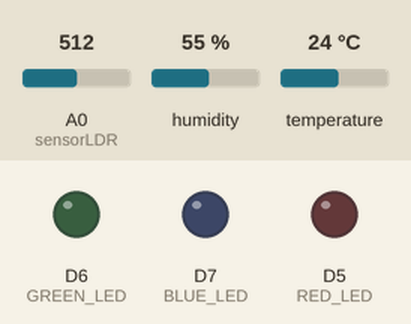
The program below on a simulated ESP8266 (NodeMCU). On the bench: output pins drawn as LEDs (lit = HIGH). The inputs (shaded band) are chosen by the test bench; at power-on: A0 (sensorLDR) = 512, humidity 55 %, temperature 24 °C. WiFi joins after 1.5 s; servers stay silent unless stated; what the program prints to the serial monitor is not drawn.

Above: at 0.1 s.
At 3.8 s:
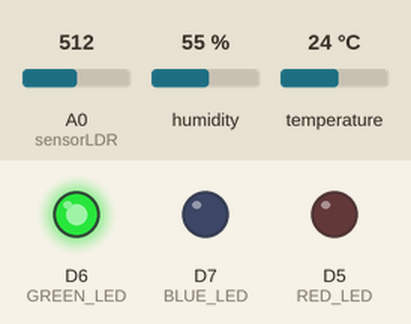
Timing chart, 0 to 5.3 s (numbered marks = the images above):
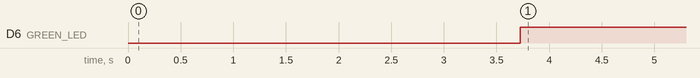

The program:

main.cpp
```cpp
#include <Arduino.h>
#include <ESP8266WiFi.h>

#define RED_LED D5   // led warna merah
#define GREEN_LED D6 // led warna hijau
#define BLUE_LED D7  // led warnah biru

const char *ssid = "JTI-POLINEMA";   // nama SSID untuk koneksi Anda
const char *password = "jtifast!";   // password akses point WIFI Anda
const uint16_t port = 2004;          // diganti dengan port serve Anda
const char *host = "192.168.67.147"; // diganti dengan host server Anda, bisa ip ataupun domain

#include <SimpleDHT.h>

#define pinDHT 1 // SD3 pin signal sensor DHT

byte temperature = 0;
byte humidity = 0;

SimpleDHT11 dht11(D1); // instan sensor dht11

// untuk pembacaan sensor cahaya
#define sensorLDR A0
int nilaiSensor;

void connect_wifi()
{
  Serial.printf("Connecting to %s ", ssid);
  WiFi.begin(ssid, password);
  while (WiFi.status() != WL_CONNECTED)
  {
    delay(500);
    Serial.print(".");
  }
  Serial.println(" connected");
}

void connect_server()
{

  int err = SimpleDHTErrSuccess;

  if ((err = dht11.read(&temperature, &humidity, NULL)) != SimpleDHTErrSuccess)
  {
    Serial.print("Pembacaan DHT11 gagal, err=");
    Serial.println(err);
    delay(1000);
    return;
  }

  nilaiSensor = analogRead(sensorLDR);
  Serial.print("Nilai Sensor : ");
  Serial.println(nilaiSensor);
  delay(1000);

  WiFiClient client;

  Serial.printf("\n[Connecting to %s ... ", host);
  if (client.connect(host, port))
  {
    Serial.println("connected]");

    Serial.println("[Sending a request]");
    client.print("Hai from ESP8266");

    // pembacaan suhu dan kelembapan
    client.print((int)temperature);

    client.print(" *C, ");
    client.print((int)humidity);
    client.println(" H");

    // pembacaan sensor cahaya
    client.println("nilai sensor : ,");
    client.println(nilaiSensor);
    if (nilaiSensor > 500)
    {
      digitalWrite(GREEN_LED, HIGH);
      client.println("Sudah malam, Lampu menyala");
      delay(1000);
    }
    else if (nilaiSensor <= 500)
    {
      digitalWrite(GREEN_LED, LOW);
      client.println("Lampu mati");
      delay(1000);
    }

    Serial.println("[Response:]");
    String line = client.readStringUntil('\n');
    Serial.println(line);
    client.stop();
    Serial.println("\n[Disconnected]");
  }
  else
  {
    Serial.println("connection failed!]");
    client.stop();
  }
  delay(3000);
}

void setup()
{
  Serial.begin(115200);
  pinMode(RED_LED, OUTPUT); // atur pin-pin digital sebagai output
  pinMode(GREEN_LED, OUTPUT);
  pinMode(BLUE_LED, OUTPUT);
  connect_wifi();

  delay(1000);
}

void loop()
{
  connect_server();
}
```

Measured:
- by itself, D6 (GREEN_LED): LOW → HIGH at 3.7 s
